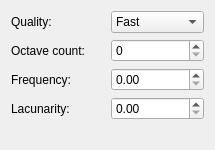
<?xml version="1.0" encoding="UTF-8"?>
<ui version="4.0">
 <class>RidgedMultiOptions</class>
 <widget class="QWidget" name="RidgedMultiOptions">
  <property name="geometry">
   <rect>
    <x>0</x>
    <y>0</y>
    <width>215</width>
    <height>150</height>
   </rect>
  </property>
  <property name="windowTitle">
   <string>Form</string>
  </property>
  <layout class="QGridLayout" name="gridLayout">
   <item row="0" column="0">
    <widget class="QLabel" name="label">
     <property name="text">
      <string>Quality:</string>
     </property>
    </widget>
   </item>
   <item row="1" column="0">
    <widget class="QLabel" name="label_2">
     <property name="text">
      <string>Octave count:</string>
     </property>
    </widget>
   </item>
   <item row="2" column="0">
    <widget class="QLabel" name="label_3">
     <property name="text">
      <string>Frequency:</string>
     </property>
    </widget>
   </item>
   <item row="3" column="0">
    <widget class="QLabel" name="label_4">
     <property name="text">
      <string>Lacunarity:</string>
     </property>
    </widget>
   </item>
   <item row="0" column="1">
    <widget class="QComboBox" name="quality">
     <item>
      <property name="text">
       <string>Fast</string>
      </property>
     </item>
     <item>
      <property name="text">
       <string>Standart</string>
      </property>
     </item>
     <item>
      <property name="text">
       <string>Best</string>
      </property>
     </item>
    </widget>
   </item>
   <item row="1" column="1">
    <widget class="QSpinBox" name="octaveCount"/>
   </item>
   <item row="2" column="1">
    <widget class="QDoubleSpinBox" name="frequency">
     <property name="singleStep">
      <double>0.010000000000000</double>
     </property>
    </widget>
   </item>
   <item row="3" column="1">
    <widget class="QDoubleSpinBox" name="lancunarity">
     <property name="singleStep">
      <double>0.010000000000000</double>
     </property>
    </widget>
   </item>
   <item row="4" column="0">
    <spacer name="verticalSpacer">
     <property name="orientation">
      <enum>Qt::Vertical</enum>
     </property>
     <property name="sizeHint" stdset="0">
      <size>
       <width>20</width>
       <height>40</height>
      </size>
     </property>
    </spacer>
   </item>
  </layout>
 </widget>
 <resources/>
 <connections/>
</ui>
